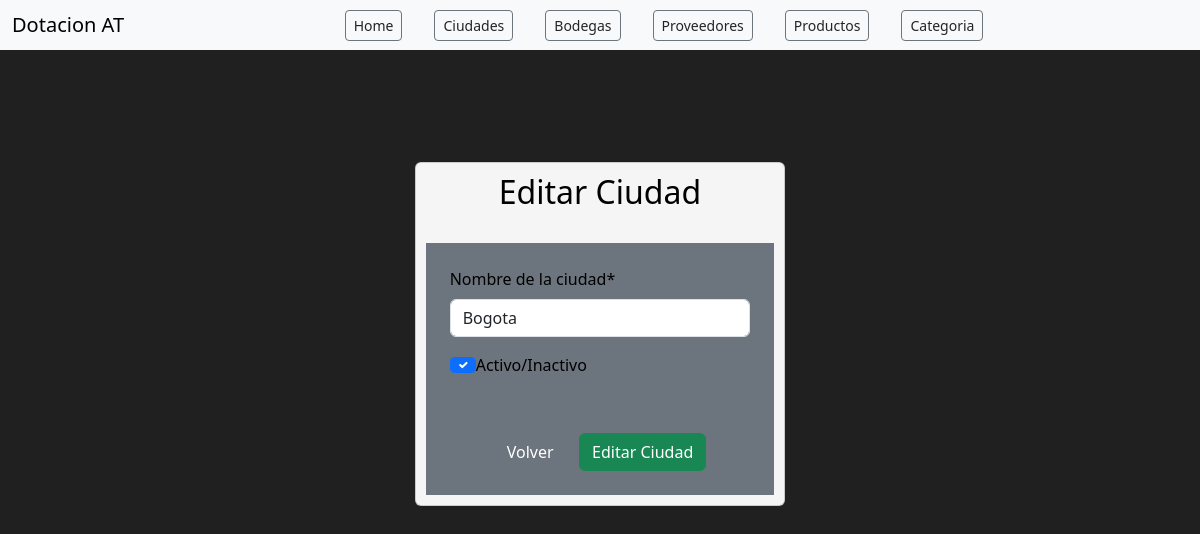
/modificar_ciudad/1/, run on an earlier commit of the app's database.
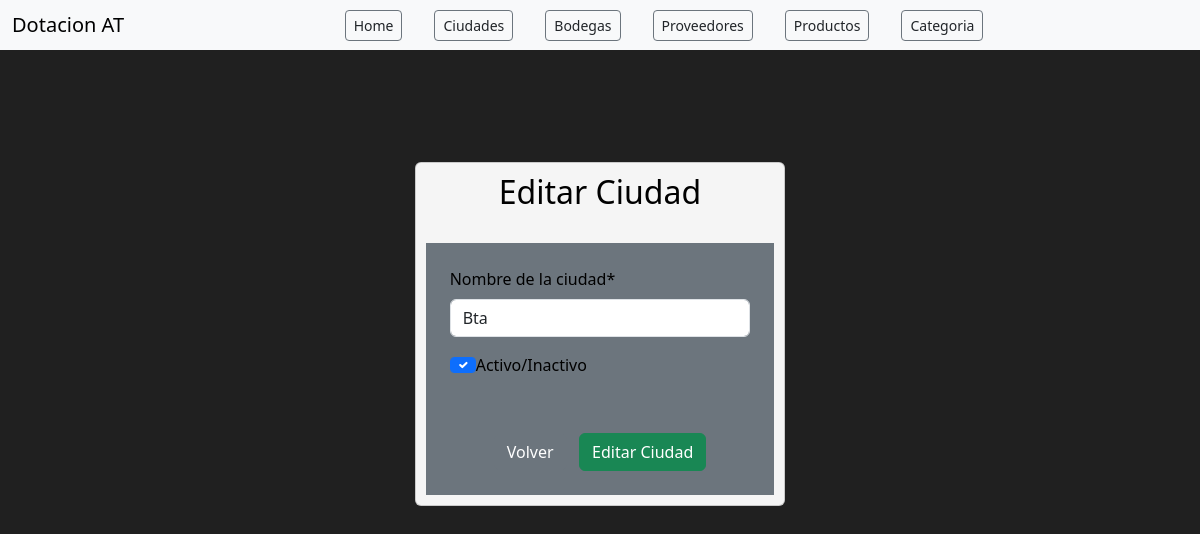
And on a later commit of the database.
### applications/ciudades/models.py (models this page shows, shortened)
class Ciudad(models.Model):
    id_ciudad = models.AutoField(primary_key=True)
    nombre = models.CharField(max_length=255, verbose_name="Nombre de la ciudad")
    fecha_creacion = models.DateTimeField(auto_now_add=True, verbose_name="Fecha de creación")
    activo = models.BooleanField(default=True, verbose_name="Activo/Inactivo")  # Activo/Inactivo
    id_usuario_insert = models.ForeignKey(
        settings.AUTH_USER_MODEL,  # Se usa settings.AUTH_USER_MODEL para referirse al modelo de usuario (por si usas un modelo personalizado)
        on_delete=models.SET_NULL,  # El usuario puede ser eliminado, pero no se eliminará la ciudad
        null=True,  # Permitir que este campo sea null
        blank=True,  # Permitir que no se asigne un usuario al crear la ciudad
        related_name='ciudades_insertadas',  # Nombre para acceder a las ciudades relacionadas desde el usuario
        verbose_name="Usuario Creo"
    )
    class Meta:
        ordering = ['nombre']
        verbose_name = 'Ciudad'
        verbose_name_plural = 'Ciudades'
        db_table = 'ciudad'  # Nombre personalizado de la tabla en la base de datos

### applications/ciudades/views.py (the view, shortened to what this page needs)
# urls.py: path('modificar_ciudad/<int:id>/', views.modificar_ciudad, name='modificar_ciudad'),  # Aquí debe estar 'productos'
def modificar_ciudad(request, id):
    ciudad =  get_object_or_404(Ciudad, id_ciudad=id)
    data = {
        'form': CiudadActualizaForm(instance=ciudad)
    }
    return render(request, 'editarCiudad.html', data)

### applications/ciudades/forms.py
class CiudadActualizaForm(forms.ModelForm):
    class Meta:
        model = Ciudad
        fields = ['nombre', 'activo']  # Especifica los campos que deseas permitir
    def __init__(self, *args, **kwargs):
        super().__init__(*args, **kwargs)
        self.fields['nombre'].widget.attrs.update({'class': 'form-control'})
        self.fields['activo'].widget.attrs.update({'class': 'form-control'})

### templates/editarCiudad.html (shortened to what this page needs)
{% extends 'layouts/base.html' %}
{% block content %}
{% load crispy_forms_tags %}
<div class="container">
  <br>
  <br>
  <div class="row">
    <div class="col-12 col-md-4 offset-md-4">
      <br>
      <div class="card">
        <div class="cadr-body">
          <h2 class="text-center">Editar Ciudad</h2>
          <br>
          <form action="" method="POST"  class="bg-secondary p-4">
            {{ form | crispy }}
            <br>
            <div class="text-center mt-3">
              <a href="{% url 'ciudades' %}" class="btn btn-secondary">
                Volver
              </a>
              <button type="submit" class="btn btn-success">
                Editar Ciudad
              </button>
            </div>
          </form>
        </div>
      </div>
    </div>
  </div>
</div>
{% endblock %}

### templates/layouts/base.html (shortened to what this page needs)
{% load static %}
<!DOCTYPE html>
<html lang="en">
<head>
    <link rel="stylesheet" href="https://cdnjs.cloudflare.com/ajax/libs/twitter-bootstrap/5.3.0/css/bootstrap.min.css">
<link rel="stylesheet" href="https://cdn.datatables.net/1.13.6/css/dataTables.bootstrap5.min.css">
<link rel="stylesheet" href="https://cdn.datatables.net/buttons/2.4.2/css/buttons.bootstrap5.min.css">
    <link rel="stylesheet" href="https://cdnjs.cloudflare.com/ajax/libs/font-awesome/6.7.2/css/all.min.css">
    <link rel="stylesheet" href="{% static 'styles/main.css' %}">
</head>
<body>
    <nav class="navbar navbar-expand-lg navbar-light bg-light">
        <div class="container-fluid">
          <a class="navbar-brand" href="/">Dotacion AT</a>
          <div class="collapse navbar-collapse" id="navbarNav">
            <ul class="navbar-nav mx-auto">
              <li class="nav-item mx-3">
                <a class="btn btn-sm btn-outline-secondary text-dark" href="/">Home</a>
              </li>
              <li class="nav-item mx-3">
                <a class="btn btn-sm btn-outline-secondary text-dark" href="{% url 'ciudades' %}">Ciudades</a>
              </li>
              <li class="nav-item mx-3">
                <a class="btn btn-sm btn-outline-secondary text-dark" href="{% url 'bodegas' %}">Bodegas</a>
              </li>
              <li class="nav-item mx-3">
                <a class="btn btn-sm btn-outline-secondary text-dark" href="{% url 'proveedores' %}">Proveedores</a>
              </li>
              <li class="nav-item mx-3">
                <a class="btn btn-sm btn-outline-secondary text-dark" href="{% url 'productos' %}">Productos</a>
              </li>
              <li class="nav-item mx-3">
                <a class="btn btn-sm btn-outline-secondary text-dark" href="{% url 'categorias' %}">Categoria</a>
              </li>
            </ul>
          </div>
        </div>
      </nav>
    <main class="container">
        {% block content %}
        {% endblock %}
    </main>
</body>
</html>

### applications/ciudades/static/styles/main.css (style rules this page uses)
body { background: #202020; color: whitesmoke; }
.navbar { background: #404040; padding: 5px 0; }
.navbar ul { display: flex; justify-content: space-between; }
.navbar ul li { list-style: none; text-decoration: none; }
.navbar ul li a { color: white; }
.container { max-width: 1200px; margin: auto; padding: 20px 10px; }
.card { background: whitesmoke; padding: 10px; margin-bottom: 2px; color: black; }

What changed in the data, as far as the page shows it:
changed Ciudad: nombre "Bogota" → "Bta"
